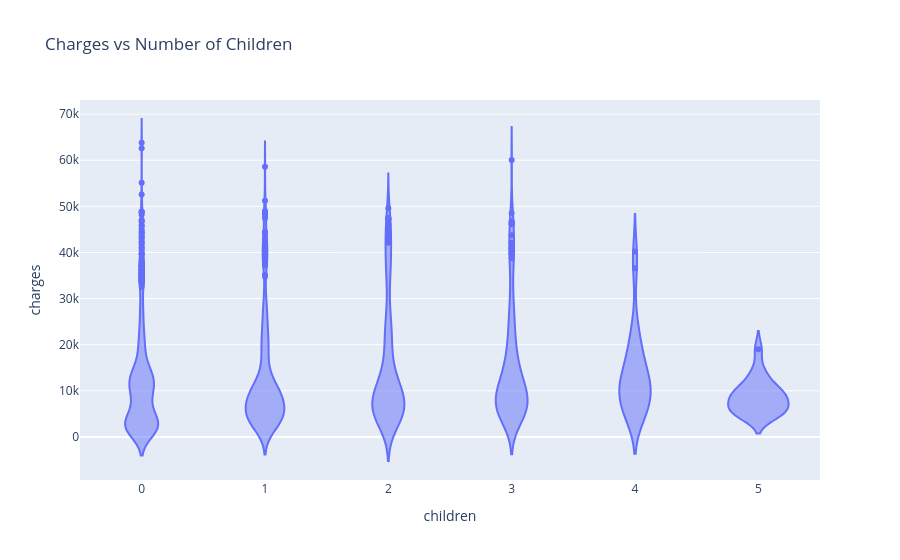

Write notebook code for a chart like this one.
### Markdown cell above
## Children and Charges

### Code cell
fig = px.violin(medical_df,
                 x='children',
                 y='charges',
                 title='Charges vs Number of Children')
fig.show()

### Figure 1 — Plotly figure (JSON) as saved in the notebook; plotly's stock layout.template omitted (floating-point values rounded to 4 significant figures; data arrays with more than 128 entries replaced by an {"elided": "..."} marker saying what was removed)
{"data": [{"alignmentgroup": "True", "box": {"visible": false}, "hovertemplate": "children=%{x}<br>charges=%{y}<extra></extra>", "legendgroup": "", "marker": {"color": "#636efa"}, "name": "", "offsetgroup": "", "orientation": "v", "scalegroup": "True", "showlegend": false, "type": "violin", "x": {"elided": "1338 int values"}, "x0": " ", "xaxis": "x", "y": {"elided": "1338 float values"}, "y0": " ", "yaxis": "y"}], "layout": {"legend": {"tracegroupgap": 0}, "title": {"text": "Charges vs Number of Children"}, "violinmode": "group", "xaxis": {"anchor": "y", "domain": [0, 1], "title": {"text": "children"}}, "yaxis": {"anchor": "x", "domain": [0, 1], "title": {"text": "charges"}}}}
